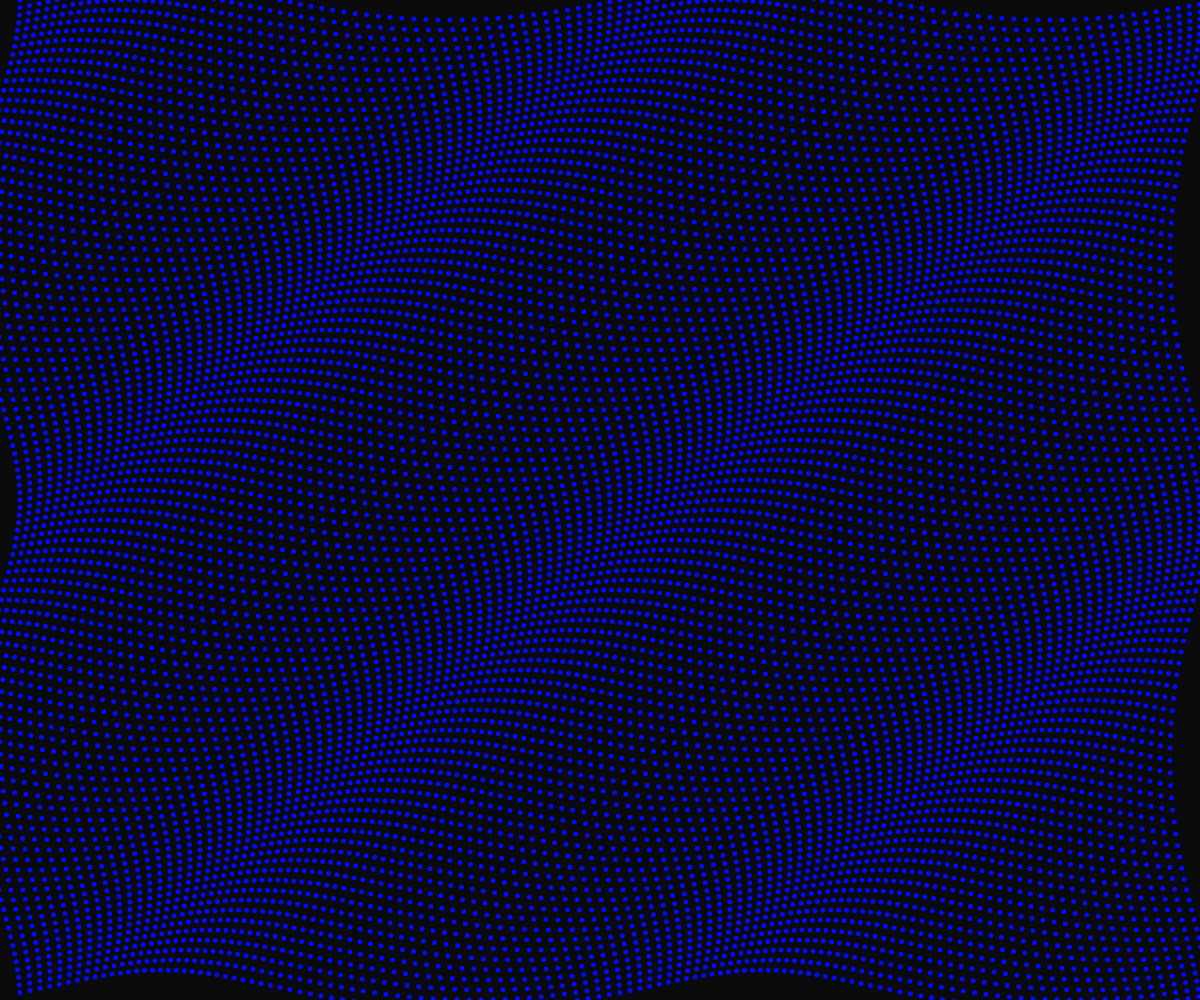
Frame 1 (no input)
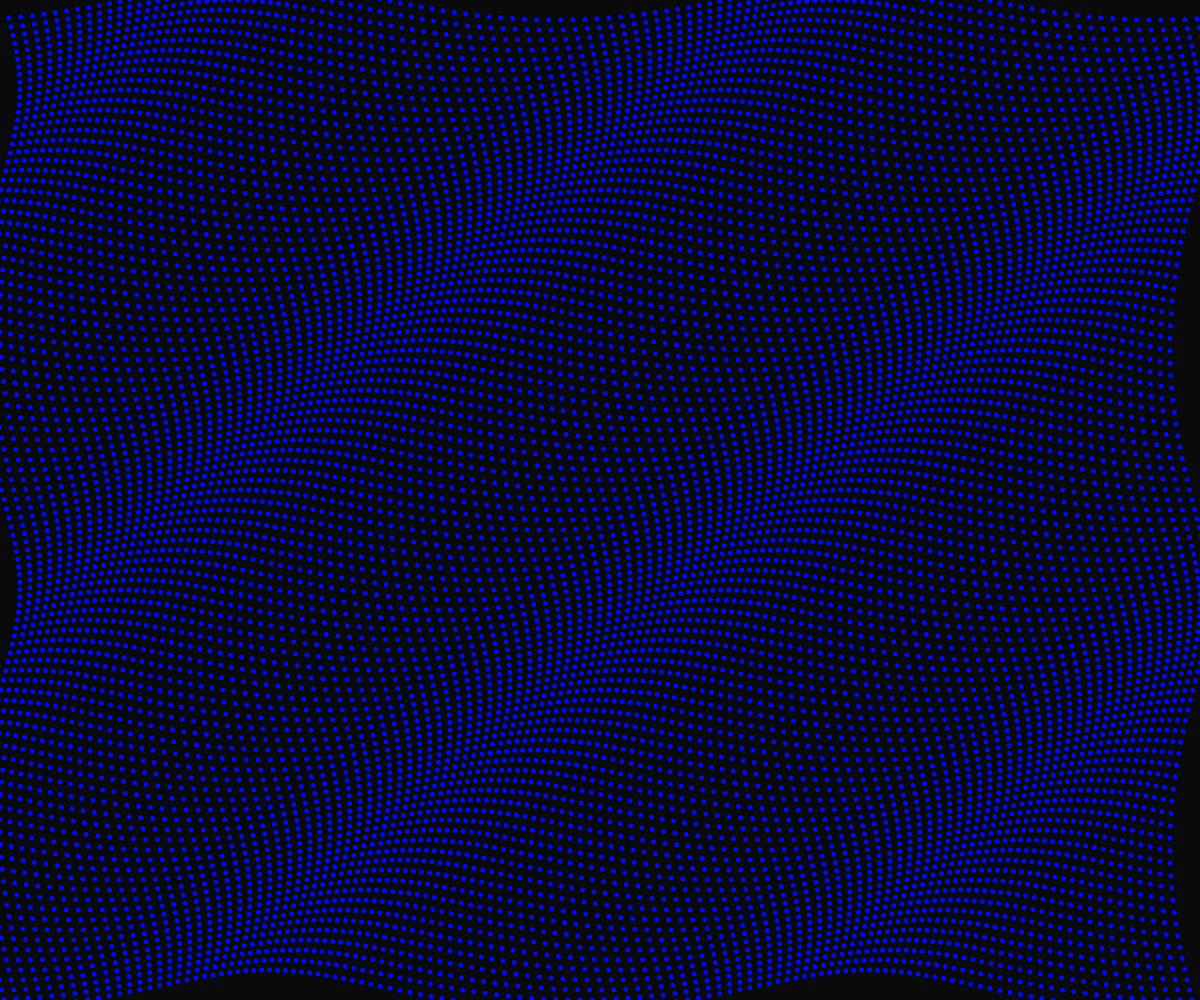
Frame 60 (no input)
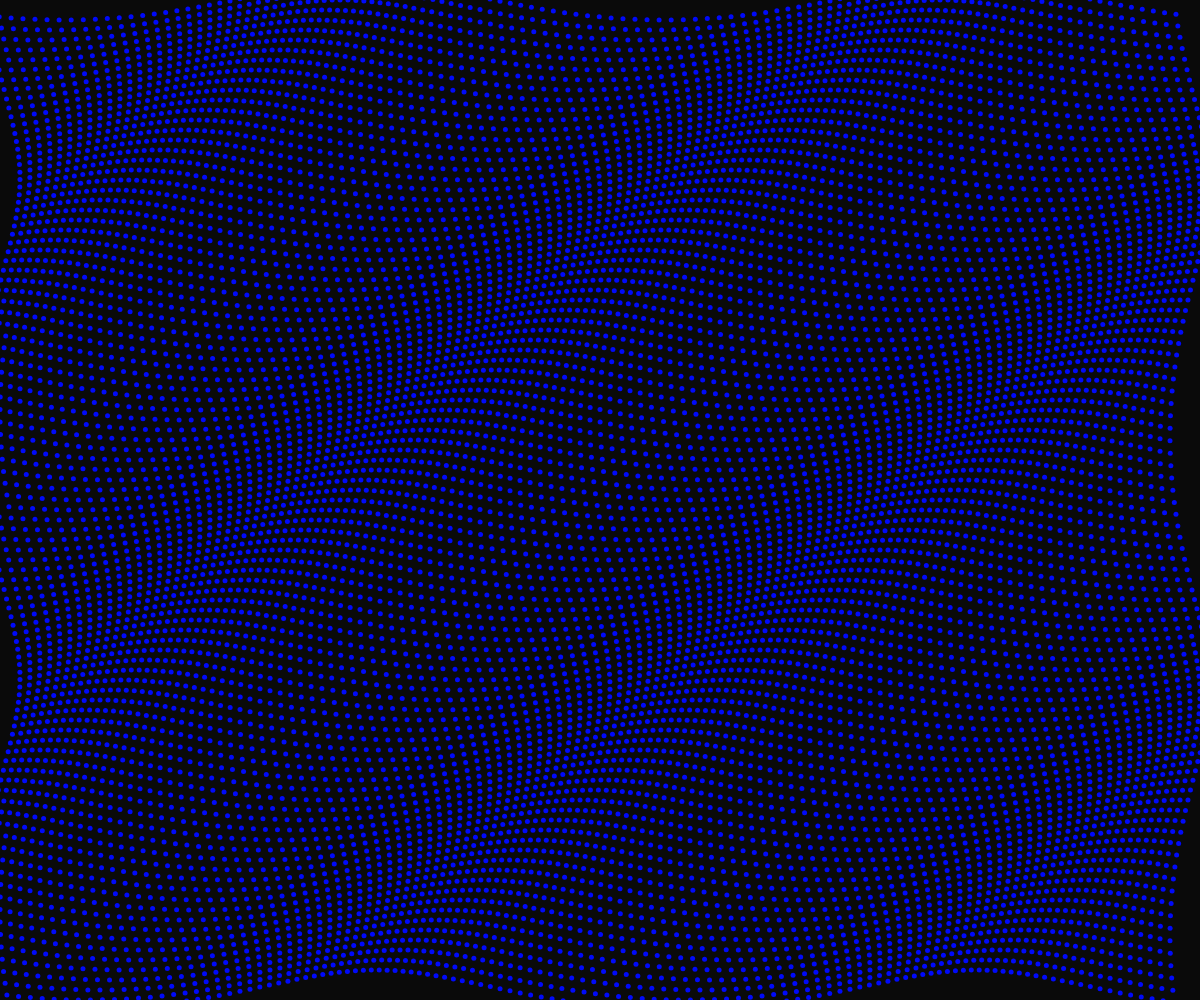
Frame 120 (the mouse pressed at the canvas centre since frame 60)

The p5.js sketch that drew these frames (run headless with seeded random() and noise() and a simulated clock; from frame 60 on, the mouse is pressed at the canvas centre):

// p5.js sketch
// ── sketch.js
// Heavily inspired by the corrisponing official example 
let time = 0;

function setup() {
  createCanvas(windowWidth, windowHeight);
}

function draw() {
  noStroke();
  fill(0, 10, 250);
  background(10);

  for (let x = 0; x <= width - 10; x = x + 10) {
    for (let y = 0; y <= height - 10; y = y + 10) {
      const xAngle = map(0, 0, width, -4 * PI, 4 * PI, true);
      const yAngle = map(0, 0, height, -4 * PI, 4 * PI, true);
      
      
      const angle = xAngle * (x / width) + yAngle * (y / height);

      const X = x + 20 * cos(2 * PI * time + angle);
      const Y = y + 20 * sin(2 * PI * time + angle);

      ellipse(X, Y, 5);
    }
  }

  time += 0.003;
}
